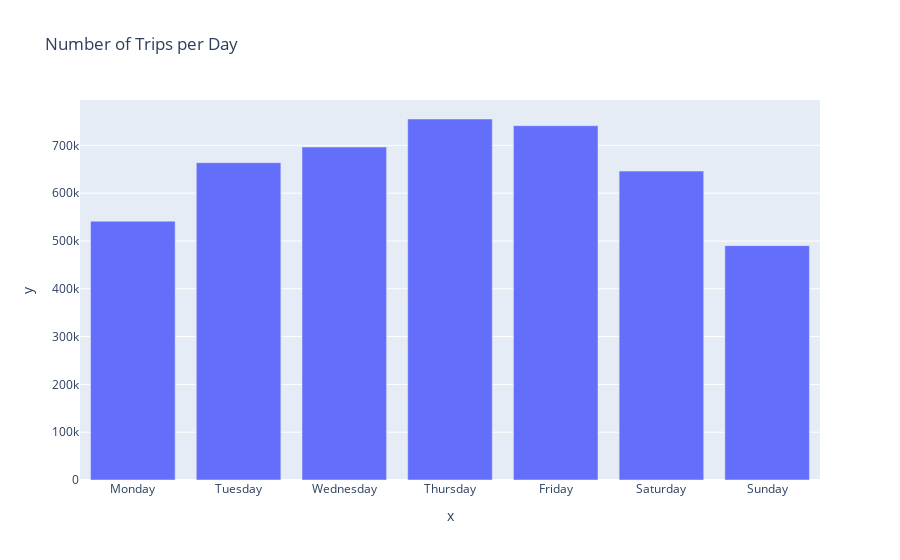

Notebook cell for this chart:
### Code cell
px.bar(x=df.groupby(by=["Weekday"])["Date/Time"].count().index,
       y=df.groupby(by=["Weekday"])["Date/Time"].count(),
       title="Number of Trips per Day")

### Figure 1 — Plotly figure (JSON) as saved in the notebook; plotly's stock layout.template omitted (floating-point values rounded to 4 significant figures)
{"data": [{"alignmentgroup": "True", "hovertemplate": "x=%{x}<br>y=%{y}<extra></extra>", "legendgroup": "", "marker": {"color": "#636efa", "pattern": {"shape": ""}}, "name": "", "offsetgroup": "", "orientation": "v", "showlegend": false, "textposition": "auto", "type": "bar", "x": ["Monday", "Tuesday", "Wednesday", "Thursday", "Friday", "Saturday", "Sunday"], "xaxis": "x", "y": [541472, 663789, 696488, 755145, 741139, 646114, 490180], "yaxis": "y"}], "layout": {"barmode": "relative", "legend": {"tracegroupgap": 0}, "title": {"text": "Number of Trips per Day"}, "xaxis": {"anchor": "y", "domain": [0, 1], "title": {"text": "x"}}, "yaxis": {"anchor": "x", "domain": [0, 1], "title": {"text": "y"}}}}
